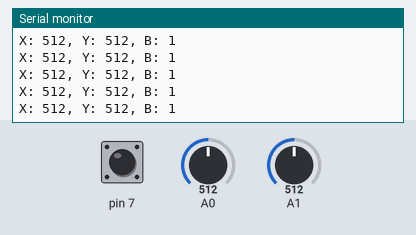
This sketch was run on a simulated Arduino Uno, built with avr-gcc and run on an emulated ATmega328P. On the bench: the last lines printed to the serial monitor. The inputs (shaded band) are chosen by the test bench; at power-on: A0 = 512, A1 = 512, pin 7 HIGH.

Above: at 1.2 s.
1.3 s: A0 set to 716
At 1.32 s:
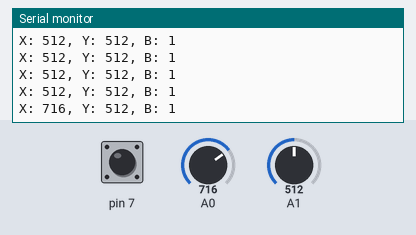
2.8 s: A1 set to 716
At 2.83 s:
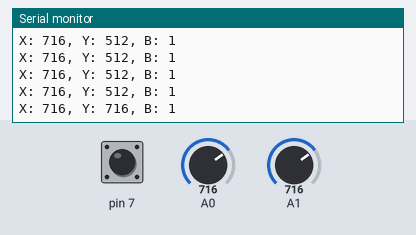
4.3 s: A0 set to 1023
At 4.34 s:
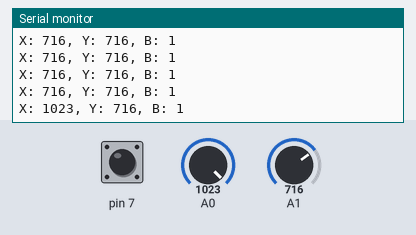
7.3 s: pin 7 pulled LOW for 0.15 s
At 7.36 s:
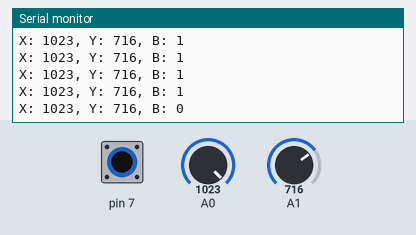
8.9 s: A1 set to 900
At 8.97 s:
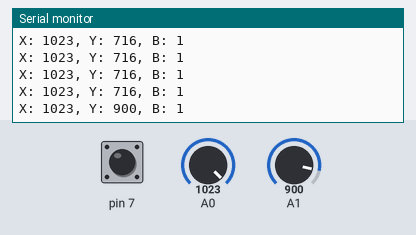
10.4 s: pin 7 pulled LOW for 1 s
At 10.49 s:
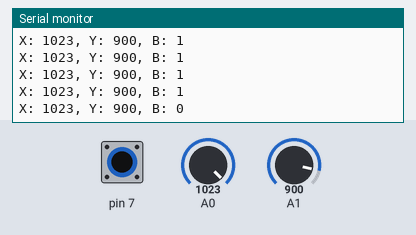
Timing chart, 0 to 13.4 s (numbered marks = the images above; inputs shaded):
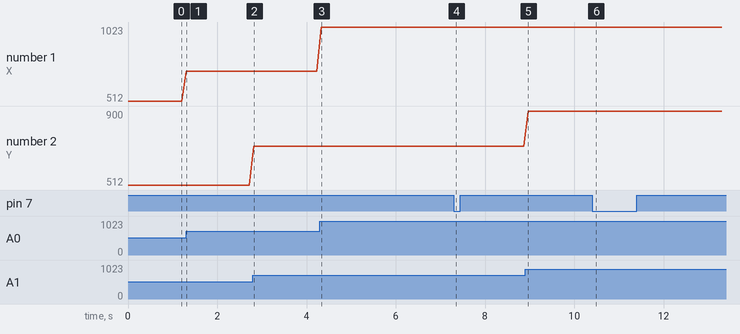

The sketch:

joystick-control.ino
```cpp
/*
 * Baglanti semasi
 * Joystic    Arduino
 * ------------------
 * VRX        A0
 * VRY        A1
 * SW(Switch) 7
 */
void setup() {
  pinMode(7, INPUT_PULLUP);
  Serial.begin(9600);
}

void loop() {
  int x = analogRead(A0);
  int y = analogRead(A1);
  byte buton = digitalRead(7);
  Serial.print("X: " + String(x));
  Serial.print(", Y: " + String(y));
  Serial.println(", B: " + String(buton));
  delay(100);
}
```

Measured:
- after the input at 1.3 s, the serial monitor: prints a new line at once (image 1)
- after the input at 2.8 s, the serial monitor: prints a new line at once (image 2)
- after the input at 4.3 s, the serial monitor: prints a new line at once (image 3)
- after the input at 7.3 s, the serial monitor: prints a new line after 0.06 s (image 4)
- after the input at 8.9 s, the serial monitor: prints a new line after 0.07 s (image 5)
- after the input at 10.4 s, the serial monitor: prints a new line after 0.08 s (image 6)
- plotted number 1: 512 → 716 after the input at 1.3 s, 716 → 1023 after the input at 4.3 s
- plotted number 2: 716 → 900 after the input at 8.9 s
